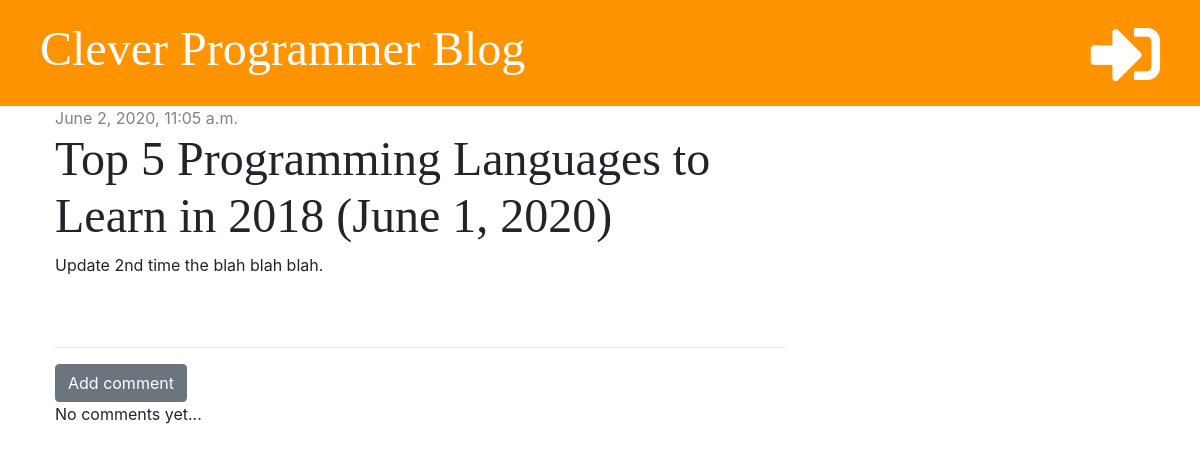
The app's page /post/2/, older data.
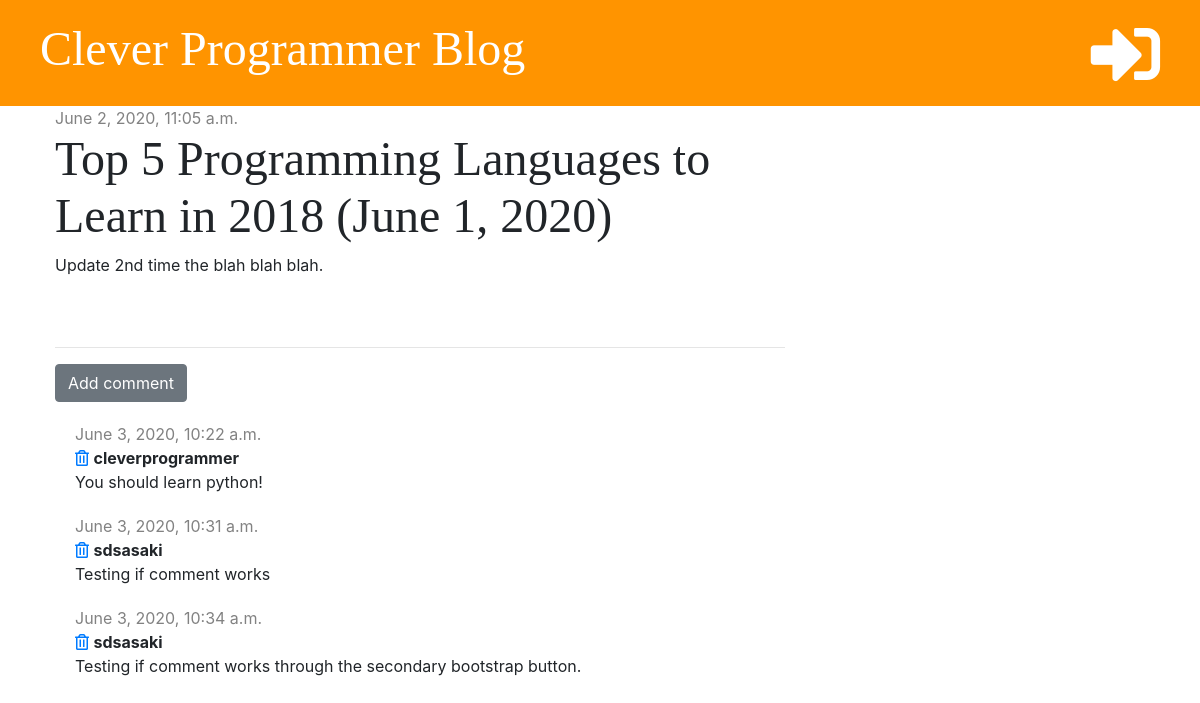
The same page, newer data.
### blog/models.py (models this page shows, shortened)
class Comment(models.Model):
    post = models.ForeignKey('blog.Post', on_delete=models.CASCADE, related_name='comments')
    author = models.CharField(max_length=200)
    text = models.TextField()
    created_date = models.DateTimeField(default=timezone.now)

### blog/views.py (the view)
# urls.py: path('post/<int:pk>/', views.post_detail, name='post_detail'),
def post_detail(request, pk):
    post = get_object_or_404(Post, pk=pk)
    stuff_for_frontend = {'post': post}
    return render(request, 'blog/post_detail.html', stuff_for_frontend)

### blog/templates/blog/post_detail.html (shortened to what this page needs)
{% extends 'blog/base.html' %}
{% block content %}
    <div class="post">
        {% if post.published_date %}
            <div class="date">
                {{ post.published_date }}
            </div>
        {% else %}
            <a href="{%  url 'post_publish' pk=post.pk %}" class="btn btn-primary">Publish</a>
        {% endif %}
        <h1>{{ post.title }}</h1>
        <p>{{ post.text | linebreaksbr }}</p>
    </div>
    <hr>
    <a href="{% url 'add_comment_to_post' pk=post.pk %}" class="btn btn-secondary">Add comment</a>
    {% for comment in post.comments.all %}
        <div class="comment">
            <div class="date">
                {{ comment.created_date }}
            </div>
            <a href="{% url 'comment_remove' pk=comment.pk %}"><i class="far fa-trash-alt"></i></a>
            <strong>{{ comment.author }}</strong>
            <p>{{ comment.text }}</p>
        </div>
        {% empty %}
            <p>No comments yet...</p>
    {% endfor %}
{% endblock %}

Row changes from the older to the newer data that the page shows:
added Comment: created_date "June 3, 2020, 10:22 a.m.", author "cleverprogrammer", text "You should learn python!"
added Comment: created_date "June 3, 2020, 10:31 a.m.", author "sdsasaki", text "Testing if comment works"
added Comment: created_date "June 3, 2020, 10:34 a.m.", author "sdsasaki", text "Testing if comment works through the secondary bootstrap button."
Text that changed along with them:
text no longer shown: "No comments yet..."
